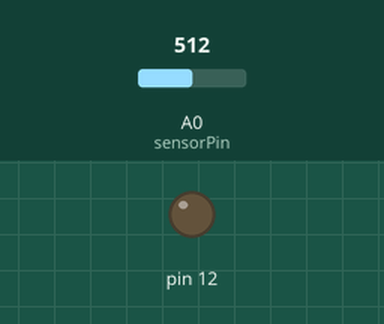
A sketch run on a simulated Arduino Uno, built with avr-gcc and run on an emulated ATmega328P. Parts: output pins drawn as LEDs (lit = HIGH). The inputs (shaded band) are chosen by the test bench; at power-on: A0 (sensorPin) = 512.

Above: at 1.2 s.
1.3 s: A0 (sensorPin) set to 315
2.8 s: A0 (sensorPin) set to 288
At 4.0 s:
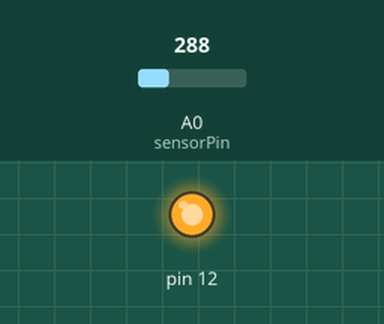
4.3 s: A0 (sensorPin) set to 306
At 5.2 s:
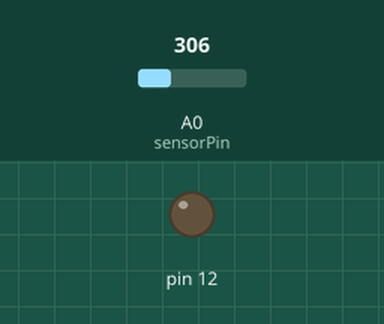
5.8 s: A0 (sensorPin) set to 290
At 6.4 s:
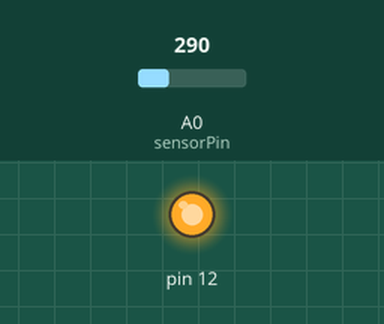
Timing chart, 0 to 8.3 s (numbered marks = the images above; inputs shaded):
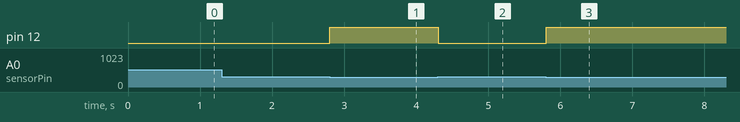

The sketch:

Lesson3B.ino
```cpp
int sensorPin = A0; // select the input pin for LDR

int sensorValue = 0; // variable to store the value coming from the sensor
void setup() {
  pinMode(12, OUTPUT);
}
void loop() {
sensorValue = analogRead(sensorPin); // read the value from the sensor
if (sensorValue >= 300)
{
  digitalWrite(12, LOW);
}
else
{
  digitalWrite(12, HIGH);
}

delay(100);

}
```

Measured:
- the behaviour switches between 300 and 299 on A0 (sensorPin) (found by bisection; images 0 and 1)
- after the input at 1.3 s, every drawn part: stays the same
- after the input at 2.8 s, pin 12: LOW → HIGH at once
- after the input at 4.3 s, pin 12: HIGH → LOW at once
- after the input at 5.8 s, pin 12: LOW → HIGH at once
